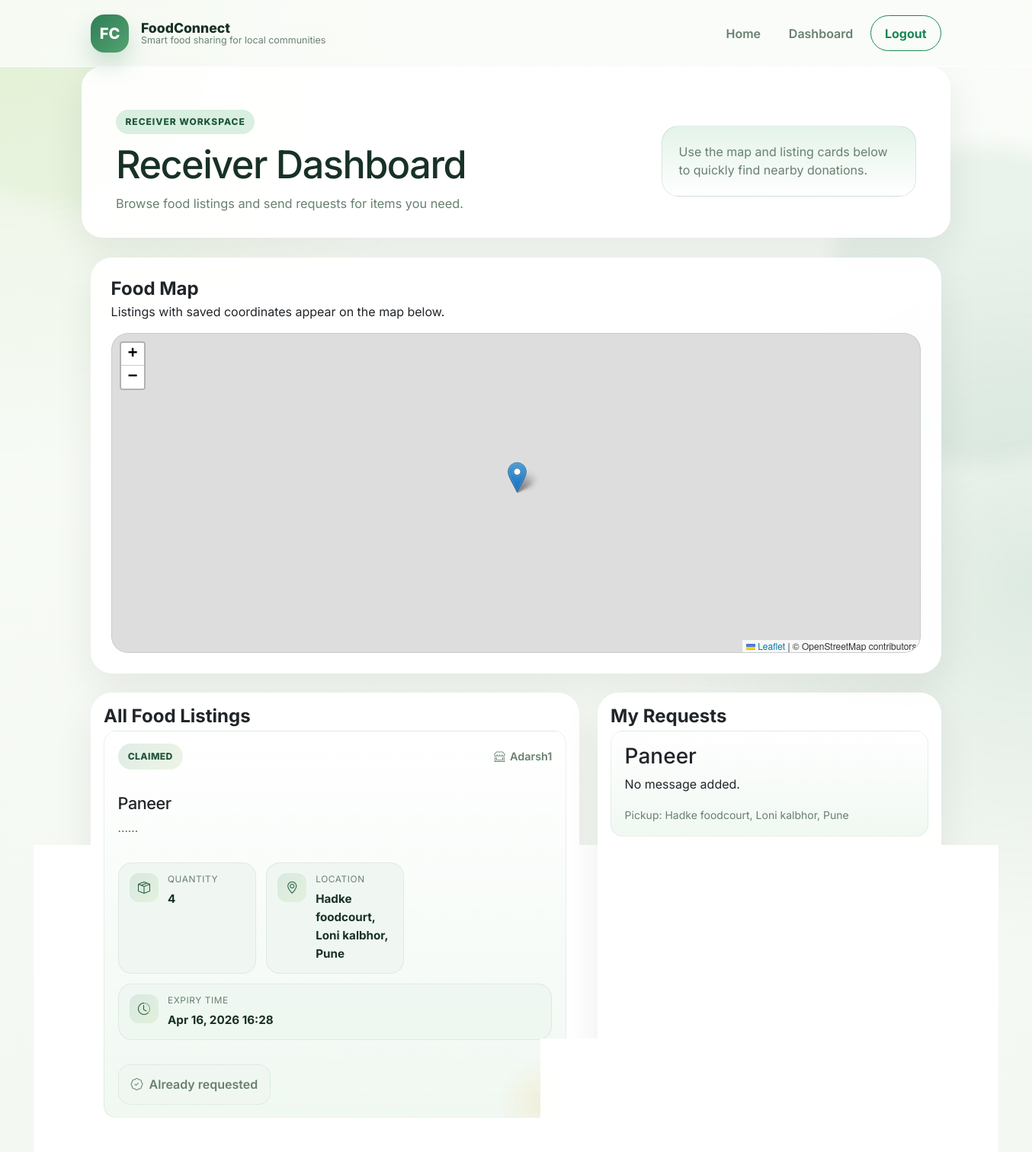
The app's page /accounts/dashboard/receiver/ (signed in) with its own data.
### food/models.py (models this page shows, shortened)
class FoodListing(models.Model):
    AVAILABLE = 'available'
    CLAIMED = 'claimed'
    STATUS_CHOICES = [
        (AVAILABLE, 'Available'),
        (CLAIMED, 'Claimed'),
    ]
    donor = models.ForeignKey(
        settings.AUTH_USER_MODEL,
        on_delete=models.CASCADE,
        related_name='food_listings',
    )
    title = models.CharField(max_length=150)
    description = models.TextField()
    quantity = models.CharField(max_length=100)
    pickup_location = models.CharField(max_length=200)
    latitude = models.DecimalField(max_digits=9, decimal_places=6, null=True, blank=True)
    longitude = models.DecimalField(max_digits=9, decimal_places=6, null=True, blank=True)
    expiry_date = models.DateTimeField()
    status = models.CharField(max_length=20, choices=STATUS_CHOICES, default=AVAILABLE)
    created_at = models.DateTimeField(auto_now_add=True)
    class Meta:
        ordering = ['-created_at']
    @property
    def has_coordinates(self):
        return self.latitude is not None and self.longitude is not None

class FoodClaim(models.Model):
    listing = models.OneToOneField(FoodListing, on_delete=models.CASCADE, related_name='claim')
    receiver = models.ForeignKey(
        settings.AUTH_USER_MODEL,
        on_delete=models.CASCADE,
        related_name='food_claims',
    )
    message = models.TextField(blank=True)
    created_at = models.DateTimeField(auto_now_add=True)
    class Meta:
        ordering = ['-created_at']

### accounts/models.py (models this page shows, shortened)
class User(AbstractUser):
    DONOR = 'donor'
    RECEIVER = 'receiver'
    ROLE_CHOICES = [
        (DONOR, 'Donor'),
        (RECEIVER, 'Receiver'),
    ]
    role = models.CharField(max_length=20, choices=ROLE_CHOICES)
    def is_receiver(self):
        return self.role == self.RECEIVER

### accounts/views.py (the view)
# urls.py: path('dashboard/receiver/', receiver_dashboard_view, name='receiver_dashboard'),
@login_required
def receiver_dashboard_view(request):
    if not request.user.is_receiver():
        return redirect('donor_dashboard')
    available_listings = FoodListing.objects.select_related('donor').order_by('-created_at')
    listings_map_data = [
        {
            'id': listing.id,
            'title': listing.title,
            'description': listing.description,
            'quantity': listing.quantity,
            'pickup_location': listing.pickup_location,
            'status': listing.get_status_display(),
            'donor': listing.donor.username,
            'latitude': float(listing.latitude),
            'longitude': float(listing.longitude),
            'request_url': reverse('claim_listing', args=[listing.pk]),
        }
        for listing in available_listings
        if listing.has_coordinates
    ]
    context = {
        'available_listings': available_listings,
        'listings_map_data': listings_map_data,
        'my_claims': FoodClaim.objects.filter(receiver=request.user).select_related('listing').order_by('-created_at'),
    }
    return render(request, 'accounts/receiver_dashboard.html', context)

### templates/accounts/receiver_dashboard.html (shortened to what this page needs)
{% extends 'base.html' %}
{% load static %}
{% block extra_head %}
<link
    rel="stylesheet"
    href="https://unpkg.com/leaflet@1.9.4/dist/leaflet.css"
>
{% endblock %}
{% block content %}
<section class="hero surface-panel row align-items-center g-4">
    <div class="col-lg-8 hero-copy">
        <span class="eyebrow">Receiver workspace</span>
        <h1>Receiver Dashboard</h1>
        <p>Browse food listings and send requests for items you need.</p>
    </div>
    <div class="col-lg-4">
        <div class="hero-cta-card hero-soft">
            <p class="mb-0">Use the map and listing cards below to quickly find nearby donations.</p>
        </div>
    </div>
</section>
<section class="card map-card fade-card">
    <div class="card-body">
    <div class="map-header">
        <div>
            <h2>Food Map</h2>
            <p>Listings with saved coordinates appear on the map below.</p>
        </div>
    </div>
    {% if listings_map_data %}
        <div id="receiver-listings-map" class="listings-map" aria-label="Map of food listings"></div>
    {% else %}
        <p class="muted">No listing coordinates are available yet. Add latitude and longitude when donors create listings.</p>
    {% endif %}
    </div>
</section>
<section class="row g-4">
    <div class="col-xl-7">
    <article class="card fade-card h-100">
        <div class="card-body">
        <h2 class="section-card-title">All Food Listings</h2>
        {% if available_listings %}
            <div class="row g-3">
                {% for listing in available_listings %}
                    <div class="col-12">
                        <article class="listing-card-dashboard panel-row">
                            <div class="listing-card-top">
                                <span class="listing-chip">{{ listing.get_status_display }}</span>
                                <span class="listing-donor"><i class="bi bi-shop-window"></i> {{ listing.donor.username }}</span>
                            </div>
                            <div class="listing-copy">
                                <h3 class="listing-title">{{ listing.title }}</h3>
                                <p class="listing-description mb-0">{{ listing.description }}</p>
                            </div>
                            <div class="listing-meta-grid listing-meta-grid-dashboard">
                                <div class="listing-meta-item">
                                    <span class="listing-meta-icon"><i class="bi bi-box-seam"></i></span>
                                    <div>
                                        <small>Quantity</small>
                                        <strong>{{ listing.quantity }}</strong>
                                    </div>
                                </div>
                                <div class="listing-meta-item">
                                    <span class="listing-meta-icon"><i class="bi bi-geo-alt"></i></span>
                                    <div>
                                        <small>Location</small>
                                        <strong>{{ listing.pickup_location }}</strong>
                                    </div>
                                </div>
                                <div class="listing-meta-item listing-meta-item-wide">
                                    <span class="listing-meta-icon"><i class="bi bi-clock-history"></i></span>
                                    <div>
                                        <small>Expiry time</small>
                                        <strong>{{ listing.expiry_date|date:"M d, Y H:i" }}</strong>
                                    </div>
                                </div>
                            </div>
                            <div class="listing-card-action">
                                {% if listing.donor_id == request.user.id %}
                                    <span class="muted listing-card-note"><i class="bi bi-person-check me-2"></i>Your listing</span>
                                {% elif listing.status == 'claimed' %}
                                    <span class="muted listing-card-note"><i class="bi bi-patch-check me-2"></i>Already requested</span>
                                {% else %}
                                    <a class="btn btn-success ui-btn w-100 w-sm-auto" href="{% url 'claim_listing' listing.pk %}">
                                        <i class="bi bi-bag-check me-2"></i>Request Food
                                    </a>
                                {% endif %}
                            </div>
                        </article>
                    </div>
                {% endfor %}
            </div>
        {% else %}
            <p>No food listings are available right now.</p>
        {% endif %}
        </div>
    </article>
    </div>
    <div class="col-xl-5">
    <article class="card fade-card h-100">
        <div class="card-body">
        <h2 class="section-card-title">My Requests</h2>
        {% if my_claims %}
            <div class="list">
                {% for claim in my_claims %}
                    <div class="list-item panel-row">
                        <div>
                            <h3>{{ claim.listing.title }}</h3>
                            <p>{{ claim.message|default:'No message added.' }}</p>
                            <small>Pickup: {{ claim.listing.pickup_location }}</small>
                        </div>
                    </div>
                {% endfor %}
            </div>
        {% else %}
            <p>You have not requested any food yet.</p>
        {% endif %}
        </div>
    </article>
    </div>
</section>
{% endblock %}

### templates/base.html (shortened to what this page needs)
<!DOCTYPE html>
<html lang="en">
<head>
    {% load static %}
    <link href="https://cdn.jsdelivr.net/npm/bootstrap@5.3.3/dist/css/bootstrap.min.css" rel="stylesheet">
    <link rel="stylesheet" href="https://cdn.jsdelivr.net/npm/bootstrap-icons@1.11.3/font/bootstrap-icons.min.css">
    <link rel="stylesheet" href="{% static 'css/styles.css' %}">
    {% block extra_head %}{% endblock %}
</head>
<body class="page-shell">
    <header class="site-header">
        <div class="container py-2">
            <nav class="navbar navbar-expand-lg px-0">
                <a class="navbar-brand brand d-flex align-items-center gap-3" href="{% url 'home' %}">
                    <span class="brand-mark">FC</span>
                    <span class="brand-copy">
                        <strong>FoodConnect</strong>
                        <small>Smart food sharing for local communities</small>
                    </span>
                </a>
                <div class="collapse navbar-collapse" id="mainNavbar">
                    <ul class="navbar-nav ms-auto align-items-lg-center gap-lg-2">
                        <li class="nav-item">
                            <a class="nav-link custom-nav-link" href="{% url 'home' %}">Home</a>
                        </li>
                        {% if user.is_authenticated %}
                            <li class="nav-item">
                                <a class="nav-link custom-nav-link" href="{% url 'dashboard' %}">Dashboard</a>
                            </li>
                            <li class="nav-item">
                                <form method="post" action="{% url 'logout' %}" class="d-inline">
                                    <button type="submit" class="btn btn-outline-success nav-action-btn">Logout</button>
                                </form>
                            </li>
                        {% endif %}
                    </ul>
                </div>
            </nav>
        </div>
    </header>
    <main class="container page-content">
        {% block content %}{% endblock %}
    </main>
</body>
</html>

### records on screen
FoodListing: status "CLAIMED", donor.username "Adarsh1", title "Paneer", description "......", quantity "4", pickup_location "Hadke foodcourt, Loni kalbhor, Pune", expiry_date "Apr 16, 2026 16:28", shows "Already requested"
FoodClaim: listing "Paneer", message "No message added.", listing.pickup_location "Hadke foodcourt, Loni kalbhor, Pune"
